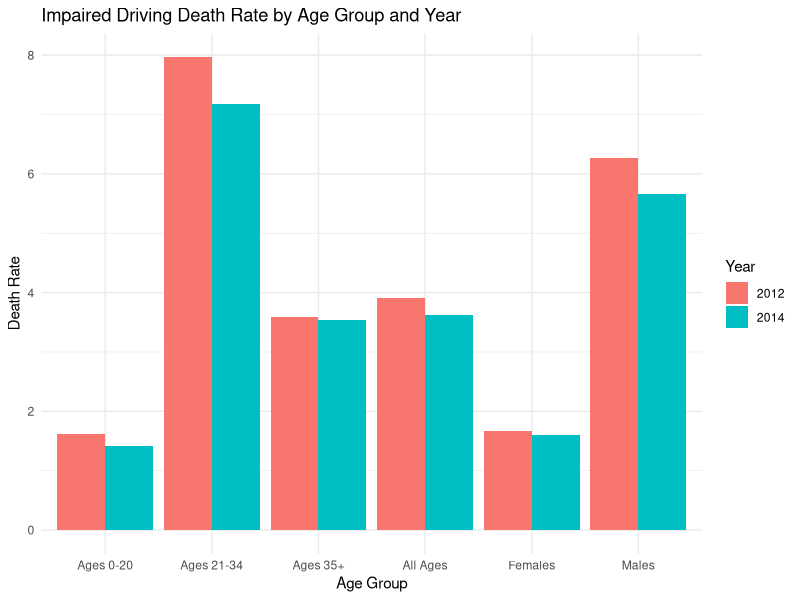

This chart was generated by the following R code:
## ---- chunk 1
knitr::opts_chunk$set(echo = TRUE)
## ---- chunk 2


# Load Packages into coding environment
library("ggplot2")
library("dplyr")
library("tidyr")
library("reshape2")
#Read data into coding environment

driving_death <- read.csv("Impaired_Driving_Death_Rate__by_Age_and_Gender__2012___2014__All_States.csv")

#rename annoying column names

new_dd <- driving_death %>%
  rename(
    State = State,
    Location = Location,
    All_2012 = `All.Ages..2012`,
    Age0to20_2012 = `Ages.0.20..2012`,
    Age21to34_2012 = `Ages.21.34..2012`,
    Age35plus_2012 = `Ages.35...2012`,
    Male_2012 = `Male..2012`,
    Female_2012 = `Female..2012`,
    All_2014 = `All.Ages..2014`,
    Age0to20_2014 = `Ages.0.20..2014`,
    Age21to34_2014 = `Ages.21.34..2014`,
    Age35plus_2014 = `Ages.35...2014`,
    Male_2014 = `Male..2014`,
    Female_2014 = `Female..2014`)

#Take the average for each age group column to aggregate data for entire US

US_dd <- new_dd %>%
  summarise(
    All_2012 = mean(All_2012, na.rm = TRUE),
    Age0to20_2012 = mean(Age0to20_2012, na.rm = TRUE),
    Age21to34_2012 = mean(Age21to34_2012, na.rm = TRUE),
    Age35plus_2012 = mean(Age35plus_2012, na.rm = TRUE),
    Male_2012 = mean(Male_2012, na.rm = TRUE),
    Female_2012 = mean(Female_2012, na.rm = TRUE),
    All_2014 = mean(All_2014, na.rm = TRUE),
    Age0to20_2014 = mean(Age0to20_2014, na.rm = TRUE),
    Age21to34_2014 = mean(Age21to34_2014, na.rm = TRUE),
    Age35plus_2014 = mean(Age35plus_2014, na.rm = TRUE),
    Male_2014 = mean(Male_2014, na.rm = TRUE),
    Female_2014 = mean(Female_2014, na.rm = TRUE))

#Transform data into long format with category and year as columns

long_dd <- US_dd %>%
  tidyr::pivot_longer(
    everything(),
    names_to = c("Category", "Year"),
    names_sep = "_",
    values_to = "Value")

#Visualize data

ggplot(long_dd, aes(x = Category, y = Value, fill = Year)) +
  geom_bar(stat = "identity", position = "dodge") + # Dodge will place bars side by side
  labs(title = "Impaired Driving Death Rate by Age Group and Year", x = "Age Group", y = "Death Rate") +
  scale_x_discrete(labels = c(All = "All Ages", Age0to20 = "Ages 0-20", Age21to34 = "Ages 21-34", Age35plus = "Ages 35+", Male = "Males", Female = "Females")) + theme_minimal()

